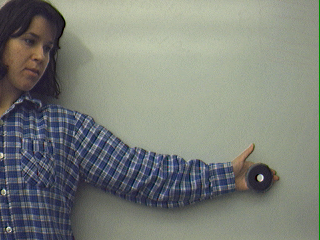
%> input picture CMPUT 615 Assignment 1/arm/1.png, 320 x 240 px; its folder holds 4 pictures in this run
$ octave --eval "script;"   (GNU Octave 9; MATLAB toolbox functions it lacks are replaced by stand-ins)
%> lines starting %> are read from the running program, lines starting %| are printed output that depends on the picture; in (x1, y1, x2, y2) boxes, pixels count from 0 and x2, y2 are one past the last pixel; in counts of white or black regions, pixels touching at a corner belong together; the program's own positions count from 1
%> in script, first_frame is the input picture: size 240x320x3 uint8; mean R, G, B 124.4, 128.8, 121.5
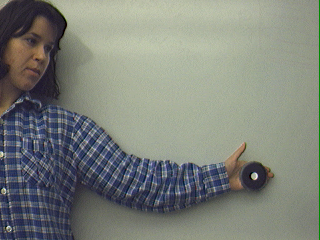
%> input picture CMPUT 615 Assignment 1/arm/10.png, 320 x 240 px
%> in script, current_frame is the input picture: size 240x320x3 uint8; mean R, G, B 124.9, 129.2, 121.6
### CMPUT 615 Assignment 1/opticalflownew.m
function [] = opticalflownew(frame1, frame2, blocksize)
%> called with blocksize = 4
    frame1gray = im2double(rgb2gray(frame1));
    frame1resized = imresize(frame1gray, 0.5);
    im2tframe2gray = im2double(rgb2gray(frame2));
    frame2resized = imresize(im2tframe2gray, 0.5);
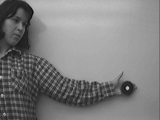
%> frame2resized: size 120x160 double; min 0.0414, max 0.77, mean 0.498
    window = round(blocksize/2);

    Ix_m = conv2(frame1resized,[-1 1; -1 1], 'valid');
    Iy_m = conv2(frame1resized, [-1 -1; 1 1], 'valid');
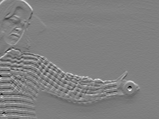
%> Iy_m: size 119x159 double; min -0.716, max 0.719, mean 0.00253; drawn with min black and max white
    It_m = conv2(frame1resized, ones(2), 'valid') + conv2(frame2resized, -ones(2), 'valid');
    u = zeros(size(frame1resized));
    v = zeros(size(frame2resized));

    for i = window+1:size(Ix_m,1)-window
       for j = window+1:size(Ix_m,2)-window
          Ix = Ix_m(i-window:i+window, j-window:j+window);
          Iy = Iy_m(i-window:i+window, j-window:j+window);
          It = It_m(i-window:i+window, j-window:j+window);

          Ix = Ix(:);
          Iy = Iy(:);
          b = -It(:);

          A = [Ix Iy];
          V = pinv(A)*b;

          u(i,j)=V(1);
          v(i,j)=V(2);
       end
    end
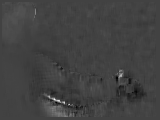
%> u: size 120x160 double; min -7.1, max 20.17, mean 0; drawn with min black and max white
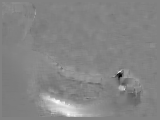
%> v: size 120x160 double; min -14.56, max 13.85, mean 0.293; drawn with min black and max white


    u_final = u(1:10:end, 1:10:end);
    v_final = v(1:10:end, 1:10:end);
    [rows, columns] = size(frame1gray);
%> rows = 240; columns = 320
    [X,Y] = meshgrid(1:columns, 1:rows);
    X_final = X(1:20:end, 1:20:end);
    Y_final = Y(1:20:end, 1:20:end);
    subplot(2,2,1);
    imshow(frame1);
    subplot(2,2,2);
    imshow(frame2);
    subplot(2,2,3);
    imshow(uint8(image_difference(frame1, frame2)), 'DisplayRange', []);
    subplot(2,2,4);
    imshow(frame2);
    hold on;
    quiver(X_final, Y_final, u_final,v_final, 'r')
end

### CMPUT 615 Assignment 1/image_difference.m
function [difference] = image_difference(frame1, frame2)
%     [rows, columns, numberOfColorChannels] = size(frame1);
%     difference = zeros(rows, columns, numberOfColorChannels);
    %normalized_difference = 0;
    threshold = 40;
%     has_difference = false;
    difference = abs(double(rgb2gray(frame2))-double(rgb2gray(frame1)));

    difference = difference > threshold;
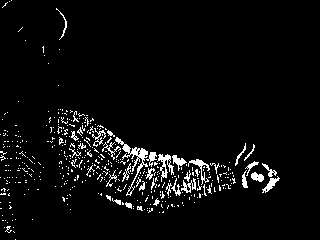
%> difference: size 240x320 logical; 4.6% white in thin lines or dots, all inside (x1, y1, x2, y2) = (0, 0, 280, 240)
% [27 lines of commented-out code are left out]
end

### CMPUT 615 Assignment 1/script.m
function [] = script()

    D = '.\arm\';
;
    S = dir(fullfile(D,'*.png')); % pattern to match filenames.
    F = fullfile(D,S(1).name);
    first_frame = imread(F);
    % imshow(first_frame);
    blocksize = 4;
    for k = 2:numel(S)
        F = fullfile(D,S(k).name);
        current_frame = imread(F);
        disp("loaded new image")
        figure;
%         hold on
        disp("starting optical flow")
        opticalflownew(first_frame, current_frame, blocksize)
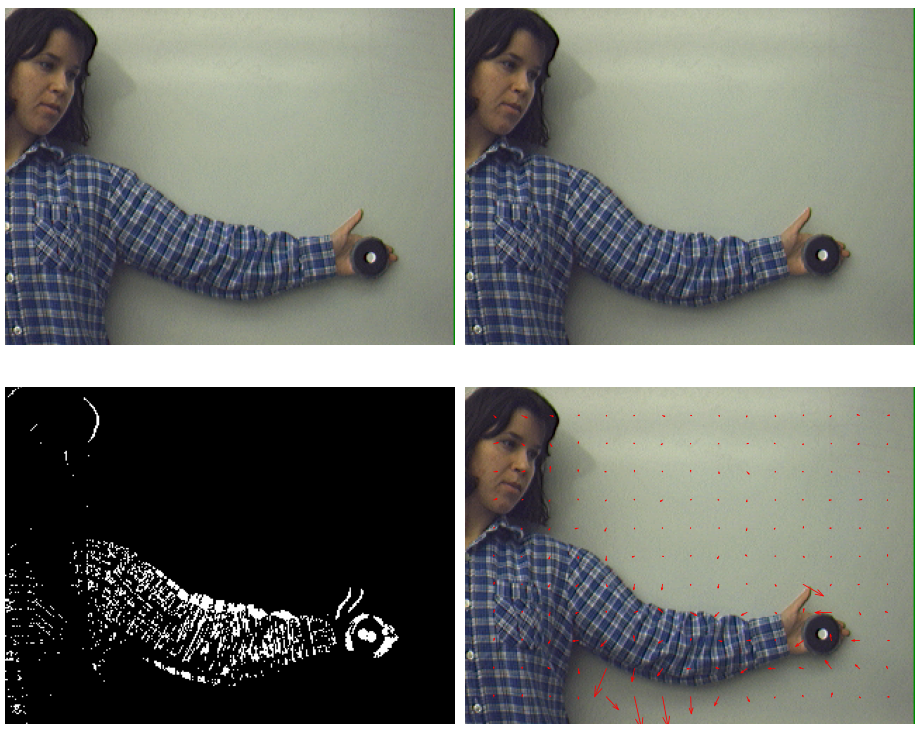
%> figure redrawn from the program's plot data, 4 panels
        disp("ending optical flow")
% [6 lines of commented-out code are left out]
    end
%> pass 2 of the loop in script, `for k = 2:numel(S)`:
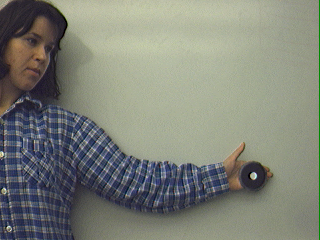
%> input picture CMPUT 615 Assignment 1/arm/11.png, 320 x 240 px
%> in script, current_frame is the input picture: size 240x320x3 uint8; mean R, G, B 126.8, 130.1, 119.9
%> in image_difference (call 2), `difference = difference > threshold;`:
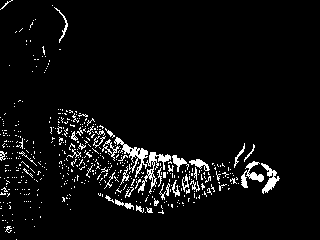
%> difference: size 240x320 logical; 5.1% white in thin lines or dots, all inside (x1, y1, x2, y2) = (0, 0, 280, 240)
%> in script, `opticalflownew(first_frame, current_frame, blocksize)`:
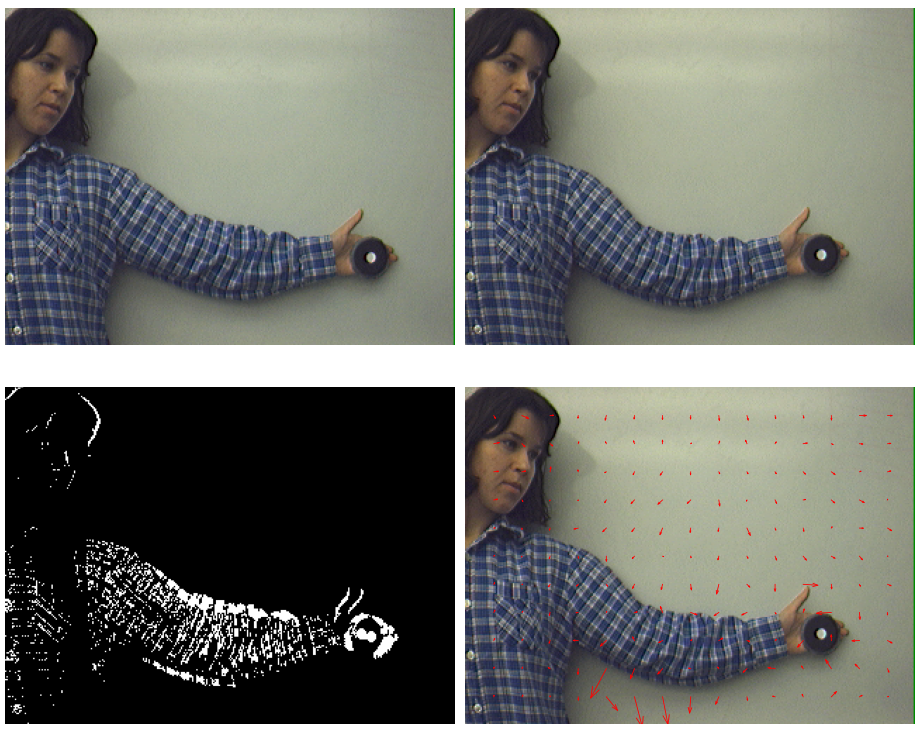
%> figure redrawn from the program's plot data, 4 panels
%> pass 3 of the loop in script, `for k = 2:numel(S)`:
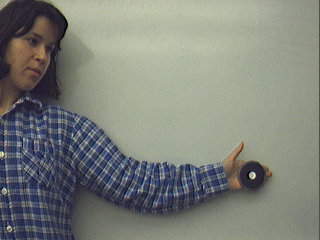
%> input picture CMPUT 615 Assignment 1/arm/12.png, 320 x 240 px
%> in script, current_frame is the input picture: size 240x320x3 uint8; mean R, G, B 125, 129.3, 121.6
%> in image_difference (call 3), `difference = difference > threshold;`:
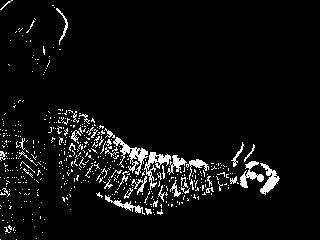
%> difference: size 240x320 logical; 5.6% white in thin lines or dots, all inside (x1, y1, x2, y2) = (0, 0, 280, 240)
%> in script, `opticalflownew(first_frame, current_frame, blocksize)`:
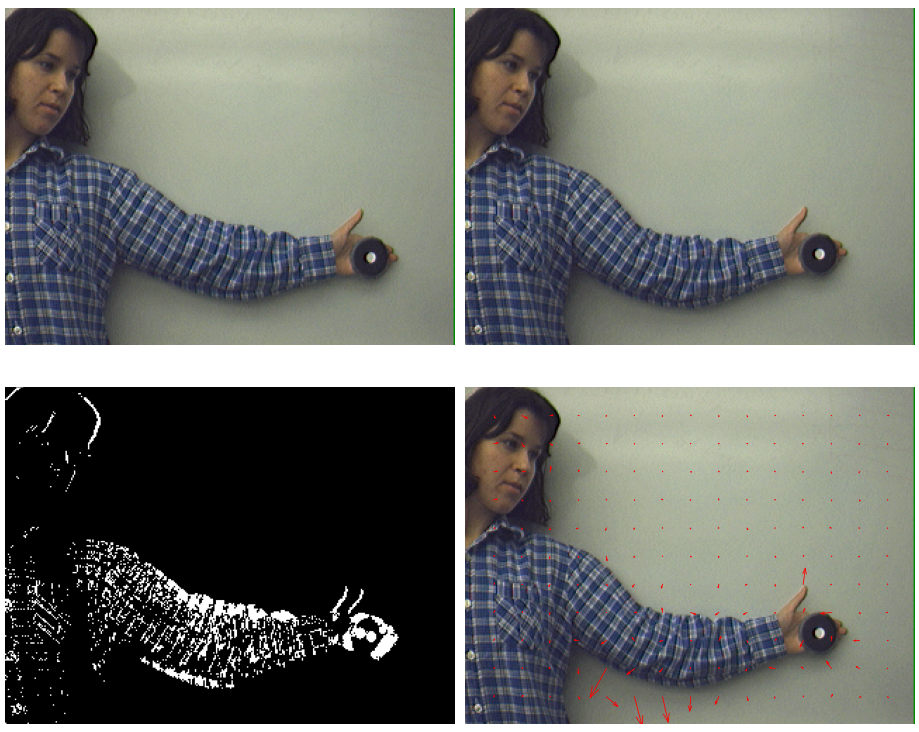
%> figure redrawn from the program's plot data, 4 panels


    close all
end
